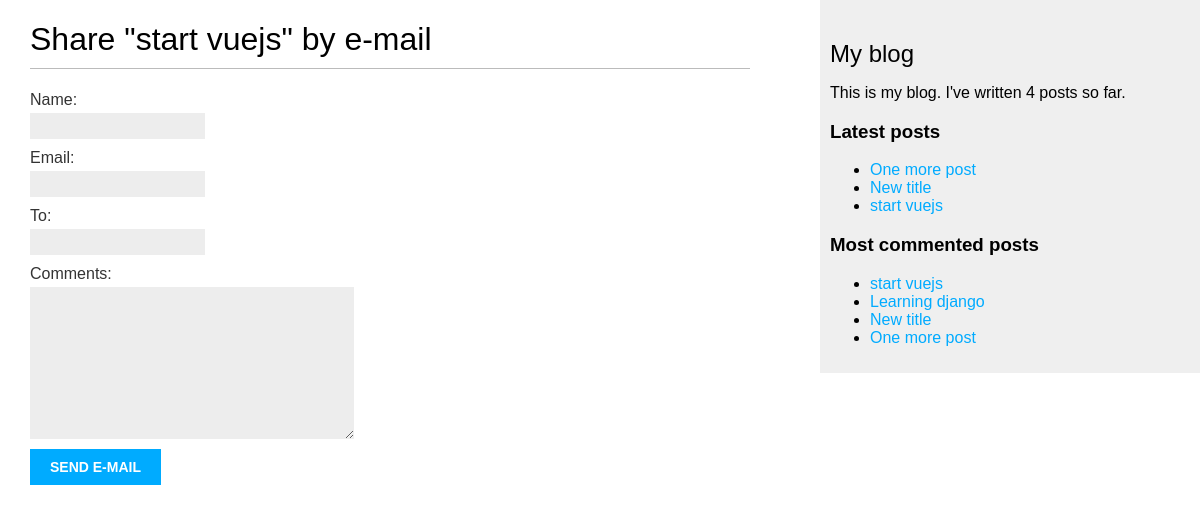
The page /blogsite/2/share/ on the database as committed earlier.
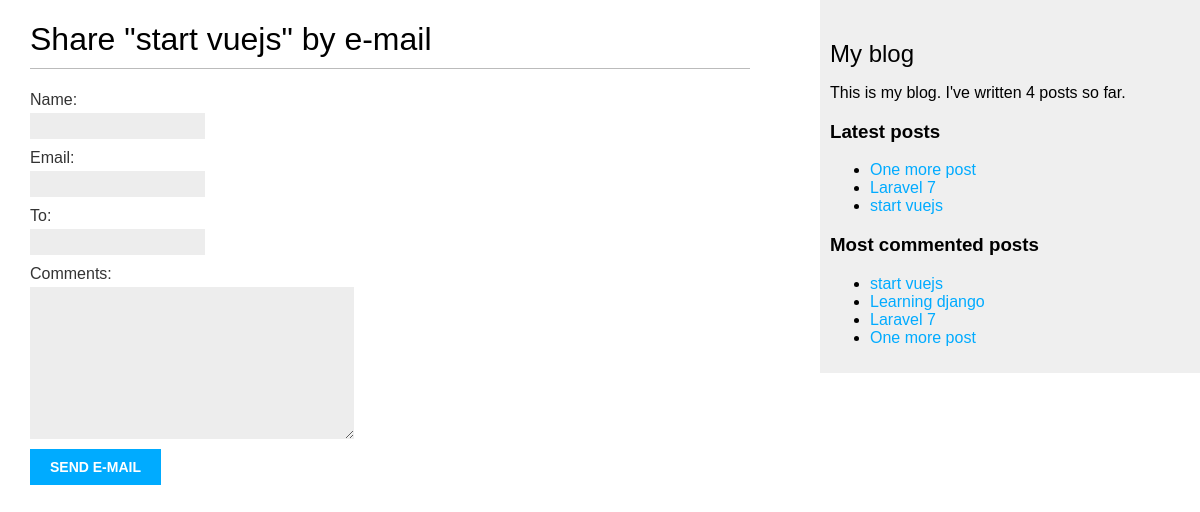
The same page on the database as committed later.
### blogsite/models.py (models this page shows, shortened)
class Post( models.Model ) :
    STATUS_CHOICES = (
        ( 'draft', 'Draft'),
        ( 'published', 'Published'),
    )
    title = models.CharField( max_length=250)
    slug = models.SlugField(max_length=250, unique_for_date='publish')
    author = models.ForeignKey( User, on_delete=models.CASCADE, related_name='blogsite_posts')
    body = models.TextField()
    publish = models.DateTimeField( default=timezone.now )
    created = models.DateTimeField( auto_now_add=True )
    updated = models.DateTimeField( auto_now=True )
    status = models.CharField( max_length=10, choices=STATUS_CHOICES, default='draft')
    objects = models.Manager() #the default manager
    published = PublishedManager() #Our custom manager
    tags = TaggableManager() #The tags manager will allow you to add, retrieve, and remove tags from Post objects.
    class Meta :
        ordering = ( '-publish', )
    def get_absolute_url( self ) :
        return reverse(  'blogsite:post_detail', args=[self.publish.year, self.publish.month, self.publish.day, self.slug] )

### blogsite/views.py (the view)
# urls.py: path('<int:post_id>/share/', views.post_share, name = 'post_share'),
def post_share( request, post_id ) :
    post = get_object_or_404( Post, id = post_id, status = 'published')
    sent = False
    if request.method == 'POST' :
        form = EmailPostForm( request.POST )
        if form.is_valid() :
            cd = form.cleaned_data
            post_url = request.build_absolute_uri( post.get_absolute_url())
            subject = f"{cd['name']} recommends you read" f"{post.title}"
            message = f"Read {post.title} at {post_url}\n\n" \
            f"{cd['name']}\'s comments: {cd['comments']}"
            send_mail( subject, message, 'christian.85@live.fr', [cd['to']] )
            sent = True
    else :
        form = EmailPostForm()
    return render( request, 'blogsite/post/share.html', {'post' : post, 'form' : form, 'sent' : sent})

### blogsite/forms.py
class EmailPostForm( forms.Form ) :
    name = forms.CharField( max_length = 25 )
    email = forms.EmailField()
    to = forms.EmailField()
    comments = forms.CharField( required = False, widget = forms.Textarea )

### blogsite/models.py (called while the page is built)
    def get_queryset( self ) :
        return super( PublishedManager, self ).get_queryset().filter( status='published' )

### blogsite/templatetags/blogsite_tags.py (called while the page is built)
@register.simple_tag
def total_posts() :
    return Post.published.count()

@register.inclusion_tag( 'blogsite/post/latest_posts.html' )
def show_latest_posts( count=5 ) :
    latest_posts = Post.published.order_by('-publish')[:count]
    return {'latest_posts' : latest_posts}

@register.simple_tag
def get_most_commented_post( count=5 ) :
    return Post.published.annotate(
        total_comments = Count('comments')
    ).order_by('-total_comments')[:count]

### templates/blogsite/post/share.html (shortened to what this page needs)
{% extends 'blogsite/base.html' %}
{% block content %}
    {% if sent %}
    <h1>E-mail successfully sent</h1>
    <p>
        "{{ post.title}}" was successfully sent to {{ form.cleaned_data.to }}
    </p>
    {% else %}
    <h1>Share "{{ post.title}}" by e-mail</h1>
    <form method="POST">
        {{ form.as_p }}
        <input type="submit" value="Send e-mail">
    </form>
    {% endif %}
{% endblock %}

### templates/blogsite/base.html (shortened to what this page needs)
{% load blogsite_tags %}
{% load static %}
<!DOCTYPE html>
<html>
<head>
  <link href="{% static 'css/blogsite.css' %}" rel="stylesheet">
</head>
<body>
  <div id="content">
    {% block content %}
    {% endblock %}
  </div>
  <div id="sidebar">
    <h2>My blog</h2>
    <p>This is my blog. I've written {% total_posts %} posts so far.</p>
    <h3>Latest posts</h3>
    {% show_latest_posts 3 %}
  <h3>Most commented posts</h3>
    {% get_most_commented_post as most_commented_posts %}
    <ul>
      {% for post in most_commented_posts %}
        <li>
          <a href="{{ post.get_absolute_url }}"> {{ post.title }}</a>
        </li>
      {% endfor %}
    </ul>
  </div>
</body>
</html>

### templates/blogsite/post/latest_posts.html
<ul>
  {% for post in latest_posts %}
    <li>
      <a href="{{ post.get_absolute_url }}">{{ post.title }}</a>
    </li>
  {% endfor %}
</ul>

Rows that differ between the two databases and show on the page:
changed Post: title "New title" → "Laravel 7"
